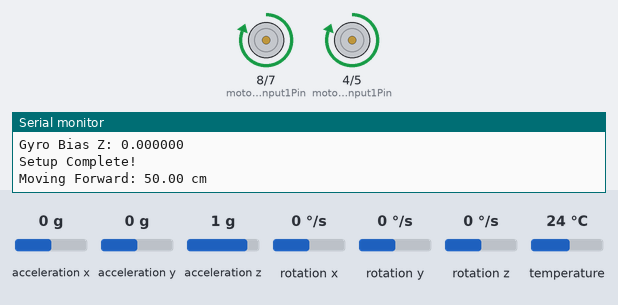
Bench run of a sketch on a simulated Arduino Uno, built with avr-gcc and run on an emulated ATmega328P. Shown: motor-driver pin pairs drawn as motors (green arrow = first pin HIGH = forward, orange = second pin HIGH = backward, longer = more drive, scaled by the enable pin), the last lines printed to the serial monitor. The test bench sets the inputs (shaded band); at power-on: rotation z 0 °/s, acceleration x 0 g, acceleration y 0 g, acceleration z 1 g, rotation x 0 °/s, rotation y 0 °/s, temperature 24 °C. At 24.7 s the program stops and its outputs stay as they are.

Above: at 7.8 s.
7.9 s: rotation z set to -120 °/s
At 10.2 s:
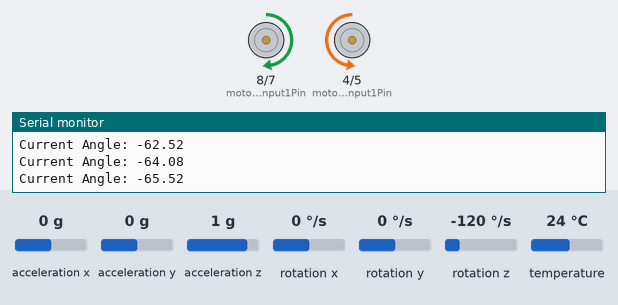
10.9 s: rotation z set to -127 °/s
At 13.8 s:
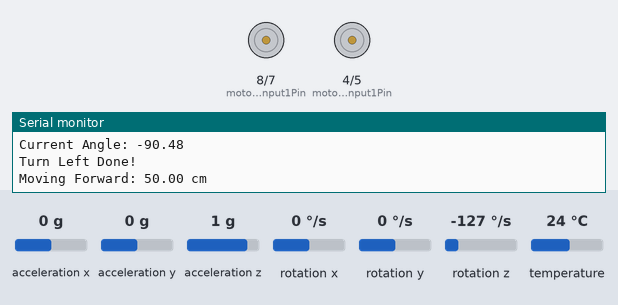
13.9 s: rotation z set to 0 °/s
At 14.5 s:
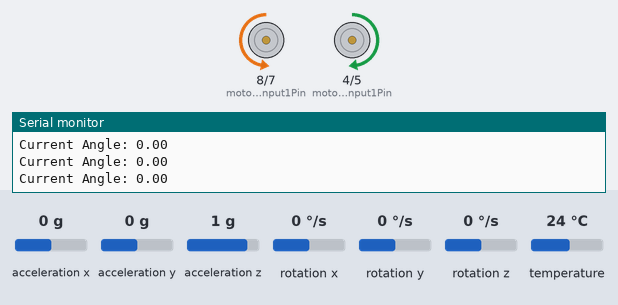
15.4 s: rotation z set to -27 °/s
18.4 s: rotation z set to -33 °/s
Timing chart, 0 to 25.7 s (numbered marks = the images above; inputs shaded):
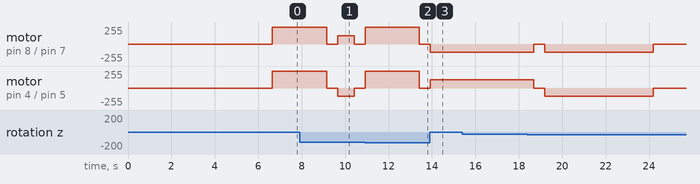

The sketch:

main.ino
```cpp
#include <Arduino.h>
#include <Wire.h>
#include <Adafruit_MPU6050.h>
#include <Adafruit_Sensor.h>

// ─────────────────────────── MOTOR CONFIGURATION ────────────────────────────
// Motor A pins
int motorAEnablePin = 9;
int motorAInput1Pin = 8;
int motorAInput2Pin = 7;

int motorBEnablePin = 3;
int motorBInput1Pin = 4;
int motorBInput2Pin = 5;

// Speed constants
float MAX_SPEED = 255;
float HALF_SPEED = MAX_SPEED * 0.5;

// Distance conversion
const float WHEEL_DIAMETER_CM = 6.35;  // 2.5 inches in cm
const float WHEEL_CIRCUMFERENCE_CM = WHEEL_DIAMETER_CM * 3.1416; // Circumference in cm
const float STD_DISTANCE = 0.50; // 25 cm standard move distance in meters

// ─────────────────────────── MPU6050 CONFIGURATION ────────────────────────────
Adafruit_MPU6050 mpu;
float currentAngle = 0.0;
float gyroBiasZ = 0.0;
unsigned long lastTime = 0;
float alpha = 0.9; // Low-pass filter adjustment

void setup() {
  Serial.begin(115200);
  Wire.begin();

  if (!mpu.begin()) {
    Serial.println("Failed to find MPU6050 chip");
    while (1);
  }

  calibrateIMU(2000);

  pinMode(motorAEnablePin, OUTPUT);
  pinMode(motorBEnablePin, OUTPUT);
  pinMode(motorAInput1Pin, OUTPUT);
  pinMode(motorAInput2Pin, OUTPUT);
  pinMode(motorBInput1Pin, OUTPUT);
  pinMode(motorBInput2Pin, OUTPUT);

  Serial.println("Setup Complete!");
}

// ─────────────────────────── IMU CALIBRATION ────────────────────────────
void calibrateIMU(int samples) {
  Serial.println("Calibrating IMU...");
  float sum = 0.0;

  for (int i = 0; i < samples; i++) {
    sensors_event_t a, g, temp;
    mpu.getEvent(&a, &g, &temp);
    sum += g.gyro.z;
    delay(1);
  }

  gyroBiasZ = sum / samples;
  Serial.print("Gyro Bias Z: ");
  Serial.println(gyroBiasZ, 6);
}

// ─────────────────────────── MOTOR CONTROL FUNCTIONS ────────────────────────────
void stopMotors() {
  digitalWrite(motorAInput1Pin, LOW);
  digitalWrite(motorAInput2Pin, LOW);
  digitalWrite(motorBInput1Pin, LOW);
  digitalWrite(motorBInput2Pin, LOW);
  analogWrite(motorAEnablePin, 0);
  analogWrite(motorBEnablePin, 0);
}

// Move forward for a given distance (meters)
void moveForward(int speed, float distanceMeters) {
  float distanceCM = distanceMeters * 100;  // Convert to cm
  float rotations = distanceCM / WHEEL_CIRCUMFERENCE_CM;  // Calculate how many rotations needed
  float timeToMove = rotations * 1000;  // Calculate how much time it should take (in ms)

  Serial.print("Moving Forward: ");
  Serial.print(distanceCM);
  Serial.println(" cm");

  digitalWrite(motorAInput1Pin, HIGH);
  digitalWrite(motorAInput2Pin, LOW);
  digitalWrite(motorBInput1Pin, HIGH);
  digitalWrite(motorBInput2Pin, LOW);
  analogWrite(motorAEnablePin, speed);
  analogWrite(motorBEnablePin, speed);

  delay(timeToMove); // Move for calculated time
  stopMotors();
}

// Move backward for a given distance (meters)
void moveBackward(int speed, float distanceMeters) {
  float distanceCM = distanceMeters * 100;  // Convert to cm
  float rotations = distanceCM / WHEEL_CIRCUMFERENCE_CM;  // Calculate how many rotations needed
  float timeToMove = rotations * 1000;  // Calculate how much time it should take (in ms)

  Serial.print("Moving Backward: ");
  Serial.print(distanceCM);
  Serial.println(" cm");

  digitalWrite(motorAInput1Pin, LOW);
  digitalWrite(motorAInput2Pin, HIGH);
  digitalWrite(motorBInput1Pin, LOW);
  digitalWrite(motorBInput2Pin, HIGH);
  analogWrite(motorAEnablePin, speed);
  analogWrite(motorBEnablePin, speed);

  delay(timeToMove); // Move for calculated time
  stopMotors();
}

// ─────────────────────────── GYROSCOPE FUNCTIONS ────────────────────────────
void resetAngle() {
  currentAngle = 0.0;
  lastTime = millis();
}

void updateAngle() {
  sensors_event_t a, g, temp;
  mpu.getEvent(&a, &g, &temp);

  unsigned long currentTime = millis();
  float deltaTime = (currentTime - lastTime) / 1000.0;

  float gyroZ = g.gyro.z - gyroBiasZ;
  currentAngle += gyroZ * deltaTime * 57.2958;

  lastTime = currentTime;

  Serial.print("Current Angle: ");
  Serial.println(currentAngle);
}

// ─────────────────────────── TURN FUNCTIONS ────────────────────────────
void turnLeft(int speed, float angle) {
  resetAngle();
  Serial.println("Turning Left...");

  digitalWrite(motorAInput1Pin, HIGH);
  digitalWrite(motorAInput2Pin, LOW);
  digitalWrite(motorBInput1Pin, LOW);
  digitalWrite(motorBInput2Pin, HIGH);
  analogWrite(motorAEnablePin, speed);
  analogWrite(motorBEnablePin, speed);

  while (abs(currentAngle) < angle) {
    updateAngle();
    delay(10);
  }

  stopMotors();
  Serial.println("Turn Left Done!");
}

void turnRight(int speed, float angle) {
  resetAngle();
  Serial.println("Turning Right...");

  digitalWrite(motorAInput1Pin, LOW);
  digitalWrite(motorAInput2Pin, HIGH);
  digitalWrite(motorBInput1Pin, HIGH);
  digitalWrite(motorBInput2Pin, LOW);
  analogWrite(motorAEnablePin, speed);
  analogWrite(motorBEnablePin, speed);

  while (abs(currentAngle) < angle) {
    updateAngle();
    delay(10);
  }

  stopMotors();
  Serial.println("Turn Right Done!");
}

// ─────────────────────────── MAIN LOOP ────────────────────────────
void loop() {

  moveForward(MAX_SPEED, STD_DISTANCE);
  delay(500);

  turnLeft(HALF_SPEED, 90);
  delay(500);


  moveForward(MAX_SPEED, STD_DISTANCE);
  delay(500);


  turnRight(HALF_SPEED, 90);
  delay(500);


  moveBackward(HALF_SPEED, 1);
  delay(500);

  while (1); // Halt the program
}
```

Measured:
- the behaviour switches between -123 and -124 °/s on rotation z (found by bisection; images 1 and 2)
- after the input at 13.9 s, motor on pin 8 (motorAInput1Pin) / pin 7 (motorAInput2Pin): goes on until 13.9 s, then stays backward 127/255; motor on pin 4 (motorBInput1Pin) / pin 5 (motorBInput2Pin): goes on until 13.9 s, then stays forward 127/255
